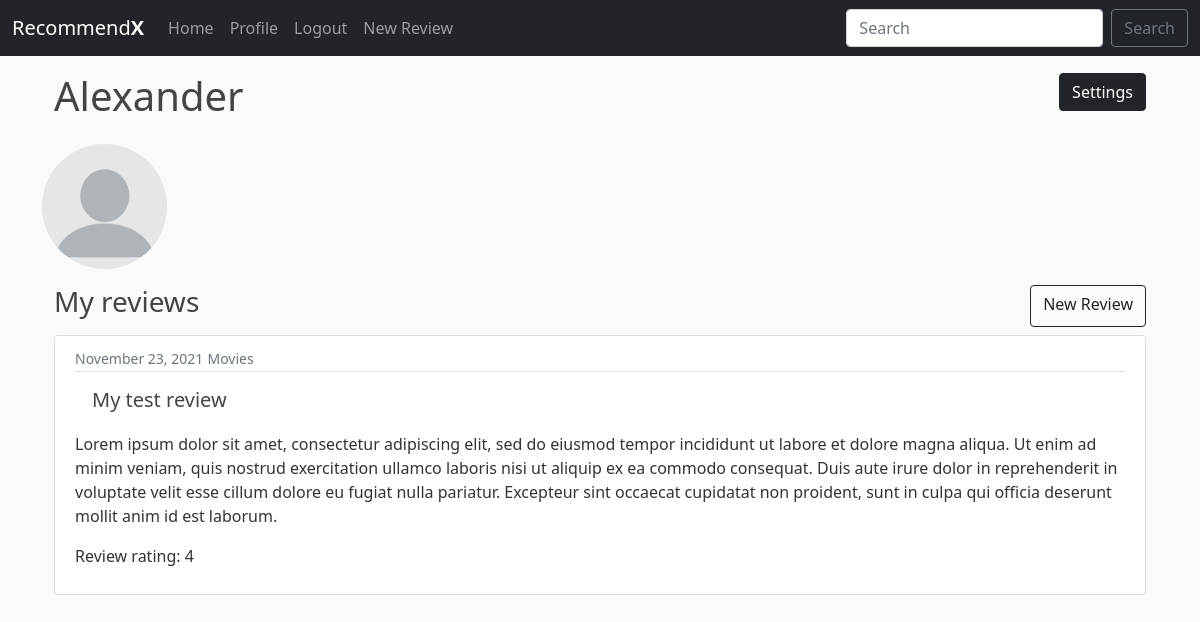
/profile/ (signed in), run on an earlier commit of the app's database.
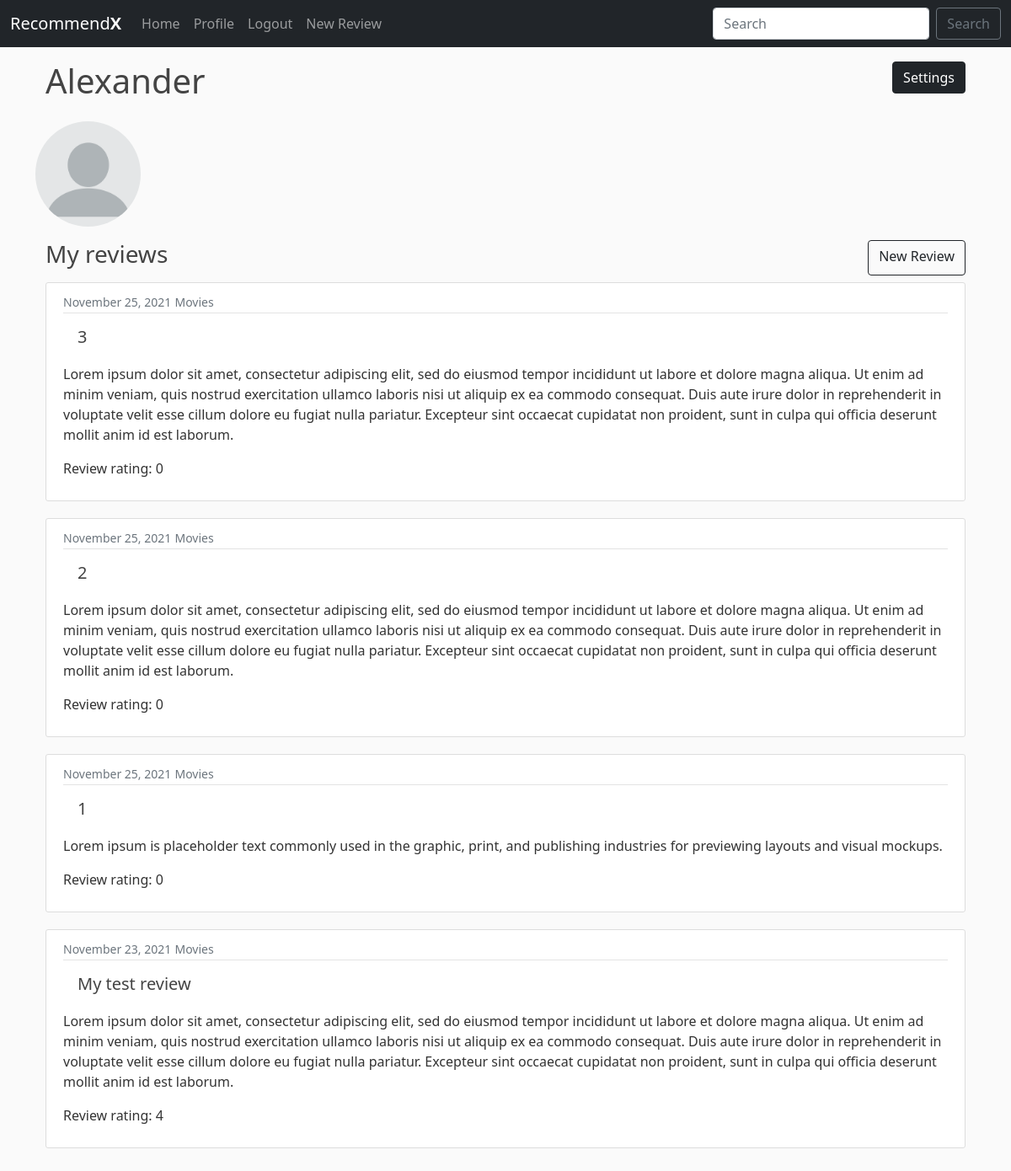
And on a later commit of the database.
### main/models.py (models this page shows, shortened)
class Review(models.Model):
    title = models.CharField(max_length=50)
    category = models.CharField(max_length=50, default='Movies')
    publisher = models.ForeignKey(User, on_delete = models.CASCADE)
    content = models.TextField(max_length=6000, blank=True)
    date = models.DateTimeField(auto_now_add=True)
    rating = models.PositiveSmallIntegerField(choices=RATING_CHOISES, blank=True, default=0)
    likes = models.ManyToManyField(User, related_name='review_name')

### users/views.py (the view)
# urls.py: path('profile/', user_views.profile, name='profile'),
@login_required
def profile(request):
    reviews = Review.objects.filter(publisher=request.user).order_by('-date')
    if request.method == 'POST':
        u_form = UserUpdateForm(request.POST, instance=request.user)
        p_form = ProfileUpdateForm(request.POST, request.FILES, instance=request.user.profile)
        if u_form.is_valid() and p_form.is_valid():
            u_form.save()
            p_form.save()
            messages.success(request, f'Your account has been updated!')
            return redirect('profile')
    else:
        u_form = UserUpdateForm(instance=request.user)
        p_form = ProfileUpdateForm(instance=request.user.profile)
    context = {
        'u_form': u_form,
        'p_form': p_form,
        'reviews': reviews
    }
    return render(request, 'users/profile.html', context)

### users/forms.py
class UserUpdateForm(forms.ModelForm):
    email = forms.EmailField()
    class Meta:
        model = User
        fields = ['username', 'email']

class ProfileUpdateForm(forms.ModelForm):
    class Meta:
        model = Profile
        fields = ['image']

### users/templates/users/profile.html (shortened to what this page needs)
{% extends 'main/base.html' %}
{% load crispy_forms_tags %}
{% block content %}
<div class="container d-flex justify-content-between mb-3 mt-3">
  <h1>{{ user.username }}</h1>
  <h3><a class="btn btn-dark" href="{% url 'profile-settings' %}">Settings</a></h3>
</div>
<img class="rounded-circle account-img" src="{{ user.profile.image.url }}" onerror="if (this.src != 'default.png') this.src = '../media/default.png'">
<br>
<div class="container">
  <div class="d-flex justify-content-between mb-2">
    <h3>My reviews</h3>
    <a class="btn btn-outline-dark" href="{% url 'review-create' %}">New Review</a>
  </div>
    {% for r in reviews %}
    <article class="media content-section">
        <div class="media-body">
          <div class="article-metadata">
            <small class="text-muted">{{ r.date|date:"F d, Y" }}</small>
            <small class="text-muted">{{r.category}}</small>
          </div>
          <h2><a class="btn article-title btn-lg" href="{% url 'review-detail' r.id %}">{{r.title}}</a></h2>
          <p class="article-content">{{r.content}}</p>
          <p class="article-content">Review rating: {{r.rating}}</p>
        </div>
      </article>
    {% endfor %}
</div>
<br>
{% endblock %}

What changed in the data, as far as the page shows it:
added Review: date "November 25, 2021", category "Movies", title "3", content "Lorem ipsum dolor sit amet, consectetur adipiscing elit, sed do eiusmod tempor incididunt ut labore et dolore magna aliqua. Ut enim ad minim veniam, quis nostrud exercitation ullamco laboris nisi ut aliquip ex ea commodo consequat. Duis aute irure dolor in reprehenderit in voluptate velit esse cillum dolore eu fugiat nulla pariatur. Excepteur sint occaecat cupidatat non proident, sunt in culpa qui officia deserunt mollit anim id est laborum.", rating "0"
added Review: date "November 25, 2021", category "Movies", title "2", content "Lorem ipsum dolor sit amet, consectetur adipiscing elit, sed do eiusmod tempor incididunt ut labore et dolore magna aliqua. Ut enim ad minim veniam, quis nostrud exercitation ullamco laboris nisi ut aliquip ex ea commodo consequat. Duis aute irure dolor in reprehenderit in voluptate velit esse cillum dolore eu fugiat nulla pariatur. Excepteur sint occaecat cupidatat non proident, sunt in culpa qui officia deserunt mollit anim id est laborum.", rating "0"
added Review: date "November 25, 2021", category "Movies", title "1", content "Lorem ipsum is placeholder text commonly used in the graphic, print, and publishing industries for previewing layouts and visual mockups.", rating "0"
